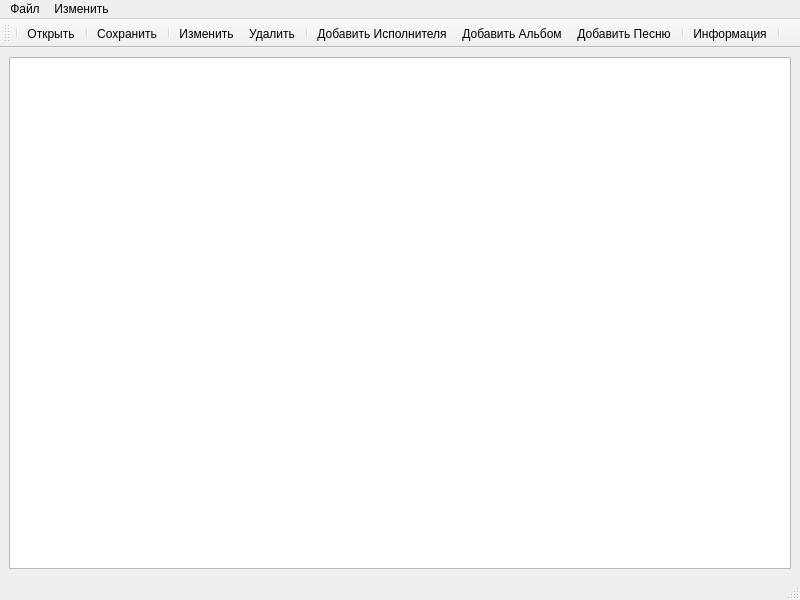
<?xml version="1.0" encoding="UTF-8"?>
<ui version="4.0">
 <class>MainWindow</class>
 <widget class="QMainWindow" name="MainWindow">
  <property name="geometry">
   <rect>
    <x>0</x>
    <y>0</y>
    <width>800</width>
    <height>600</height>
   </rect>
  </property>
  <property name="windowTitle">
   <string>MainWindow</string>
  </property>
  <widget class="QWidget" name="centralwidget">
   <layout class="QGridLayout" name="gridLayout">
    <item row="0" column="0">
     <widget class="QTreeView" name="treeView"/>
    </item>
   </layout>
  </widget>
  <widget class="QMenuBar" name="menubar">
   <property name="geometry">
    <rect>
     <x>0</x>
     <y>0</y>
     <width>800</width>
     <height>22</height>
    </rect>
   </property>
   <widget class="QMenu" name="menu">
    <property name="title">
     <string>Файл</string>
    </property>
   </widget>
   <widget class="QMenu" name="menu_2">
    <property name="title">
     <string>Изменить</string>
    </property>
   </widget>
   <addaction name="menu"/>
   <addaction name="menu_2"/>
  </widget>
  <widget class="QStatusBar" name="statusbar"/>
  <widget class="QToolBar" name="toolBar">
   <property name="windowTitle">
    <string>toolBar</string>
   </property>
   <attribute name="toolBarArea">
    <enum>TopToolBarArea</enum>
   </attribute>
   <attribute name="toolBarBreak">
    <bool>false</bool>
   </attribute>
   <addaction name="separator"/>
   <addaction name="action_open"/>
   <addaction name="separator"/>
   <addaction name="action_save"/>
   <addaction name="separator"/>
   <addaction name="action_edit"/>
   <addaction name="action_del"/>
   <addaction name="separator"/>
   <addaction name="action_art"/>
   <addaction name="action_alb"/>
   <addaction name="action_song"/>
   <addaction name="separator"/>
   <addaction name="action"/>
   <addaction name="separator"/>
  </widget>
  <action name="action_open">
   <property name="text">
    <string>Открыть</string>
   </property>
  </action>
  <action name="action_save">
   <property name="text">
    <string>Сохранить</string>
   </property>
  </action>
  <action name="action_edit">
   <property name="text">
    <string>Изменить</string>
   </property>
   <property name="toolTip">
    <string>Изменить</string>
   </property>
  </action>
  <action name="action_del">
   <property name="text">
    <string>Удалить</string>
   </property>
   <property name="shortcut">
    <string>Backspace</string>
   </property>
  </action>
  <action name="action_art">
   <property name="text">
    <string>Добавить Исполнителя</string>
   </property>
  </action>
  <action name="action_alb">
   <property name="text">
    <string>Добавить Альбом</string>
   </property>
  </action>
  <action name="action_song">
   <property name="text">
    <string>Добавить Песню</string>
   </property>
  </action>
  <action name="action">
   <property name="text">
    <string>Информация</string>
   </property>
  </action>
 </widget>
 <resources/>
 <connections/>
</ui>
